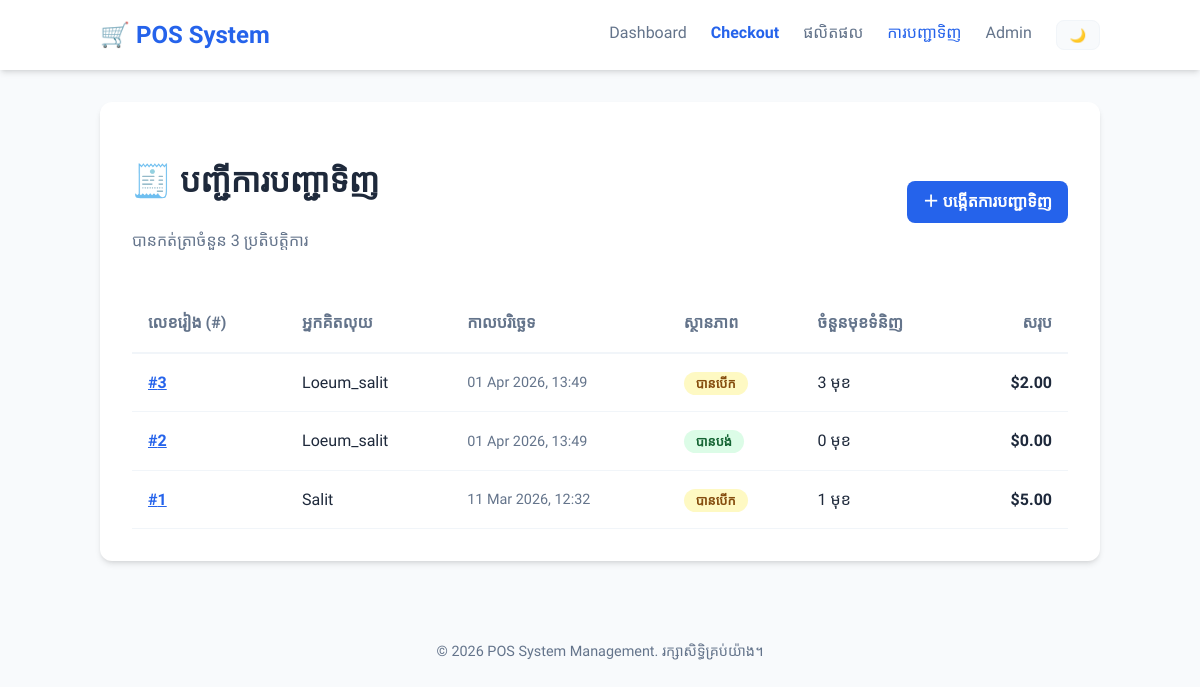
/sales/orders/, run on the app's committed database.
### posdb/sales/models.py (models this page shows, shortened)
class Order(models.Model):
    STATUS_CHOICES = [
        ('open',       'បានបើក'),
        ('paid',       'បានបង់'),
        ('refunded',   'បានសង'),
        ('cancelled',  'បានលុបចោល'),
    ]
    cashier    = models.CharField(max_length=100)           # ឈ្មោះ ឬ ID បុគ្គលិក
    status     = models.CharField(max_length=20, choices=STATUS_CHOICES, default='open')
    created_at = models.DateTimeField(auto_now_add=True)    # កំណត់ពេលបង្កើតការបញ្ជាទិញ
    notes      = models.TextField(blank=True)
    @property
    def total(self):
        subtotal = sum(item.subtotal for item in self.items.all())
        try:
            return subtotal - self.discount.amount
        except Discount.DoesNotExist:
            return subtotal
    class Meta:
        ordering = ['-created_at']

class OrderItem(models.Model):
    order      = models.ForeignKey(Order, on_delete=models.CASCADE, related_name='items')
    product    = models.ForeignKey(Product, on_delete=models.PROTECT)   # PROTECT ការពារការលុបផលិតផលដែលមានការលក់
    quantity   = models.PositiveIntegerField(default=1)
    unit_price = models.DecimalField(max_digits=8, decimal_places=2)    # តម្លៃនៅពេលលក់
    @property
    def subtotal(self):
        return self.unit_price * self.quantity

### posdb/sales/views.py (the view)
# urls.py: path('orders/', views.order_list, name='order_list'),
def order_list(request):
    orders = Order.objects.all()
    return render(request, 'sales/order_list.html', {'orders': orders})

### lesson 7/posdb/sales/templates/sales/order_list.html (shortened to what this page needs)
{% extends 'base.html' %}
{% block content %}
<div class="card">
    <div style="display: flex; justify-content: space-between; align-items: center; margin-bottom: 1.5rem;">
        <div>
            <h1>🧾 បញ្ជីការបញ្ជាទិញ</h1>
            <p style="color: var(--text-muted);">បានកត់ត្រាចំនួន {{ orders|length }} ប្រតិបត្តិការ</p>
        </div>
        <a href="/admin/sales/order/add/" class="btn btn-primary" target="_blank">
            ＋ បង្កើតការបញ្ជាទិញ
        </a>
    </div>
    <table>
        <thead>
            <tr>
                <th>លេខរៀង (#)</th>
                <th>អ្នកគិតលុយ</th>
                <th>កាលបរិច្ឆេទ</th>
                <th>ស្ថានភាព</th>
                <th>ចំនួនមុខទំនិញ</th>
                <th style="text-align: right;">សរុប</th>
            </tr>
        </thead>
        <tbody>
            {% for order in orders %}
            <tr>
                <td><a href="/sales/orders/{{ order.pk }}/" class="order-id">#{{ order.pk }}</a></td>
                <td>{{ order.cashier }}</td>
                <td style="font-size: 0.9rem; color: var(--text-muted);">{{ order.created_at|date:"d M Y, H:i" }}</td>
                <td>
                    <span class="badge status-{{ order.status }}">
                        {{ order.get_status_display }}
                    </span>
                </td>
                <td>{{ order.items.count }} មុខ</td>
                <td style="text-align: right; font-weight: 700;">${{ order.total|floatformat:2 }}</td>
            </tr>
            {% empty %}
            <tr>
                <td colspan="6" style="text-align: center; padding: 3rem; color: var(--text-muted); font-style: italic;">
                    មិនទាន់មានការបញ្ជាទិញនៅឡើយទេ។
                </td>
            </tr>
            {% endfor %}
        </tbody>
    </table>
</div>
{% endblock %}

### lesson 7/posdb/sales/templates/base.html (shortened to what this page needs)
<!DOCTYPE html>
<html lang="km">
<head>
</head>
<body>
    <header>
        <div class="nav-container">
            <a href="/sales/products/" class="logo">
                🛒 POS System
            </a>
            <nav>
                <a href="/sales/" id="nav-dashboard">Dashboard</a>
                <a href="/sales/checkout/" id="nav-checkout" style="color: var(--primary); font-weight: 700;">Checkout</a>
                <a href="/sales/products/" id="nav-products">ផលិតផល</a>
                <a href="/sales/orders/" id="nav-orders">ការបញ្ជាទិញ</a>
                <a href="/admin/" target="_blank">Admin</a>
                <button id="theme-toggle" class="btn" style="background: var(--bg); color: var(--text-main); padding: 0.4rem 0.8rem; border: 1px solid var(--border);">
                    🌙
                </button>
            </nav>
        </div>
    </header>
    <main>
        {% block content %}{% endblock %}
    </main>
    <footer>
        <p>&copy; 2026 POS System Management. រក្សាសិទ្ធិគ្រប់យ៉ាង។</p>
    </footer>
</body>
</html>

### data on the page
Order: pk "3", cashier "Loeum_salit", created_at "01 Apr 2026, 13:49", status "បានបើក", items.count "3", total "2.00"
Order: pk "2", cashier "Loeum_salit", created_at "01 Apr 2026, 13:49", status "បានបង់", items.count "0", total "0.00"
Order: pk "1", cashier "Salit", created_at "11 Mar 2026, 12:32", status "បានបើក", items.count "1", total "5.00"

### other printed values
{{ orders|length }} "3"
